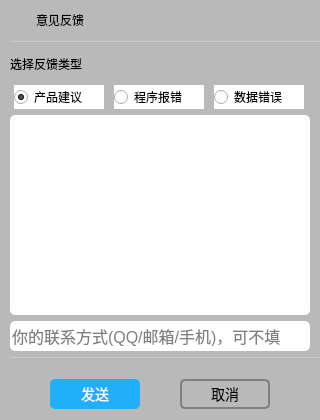
<?xml version="1.0" encoding="UTF-8"?>
<ui version="4.0">
 <class>Form</class>
 <widget class="QWidget" name="Form">
  <property name="geometry">
   <rect>
    <x>0</x>
    <y>0</y>
    <width>320</width>
    <height>420</height>
   </rect>
  </property>
  <property name="minimumSize">
   <size>
    <width>320</width>
    <height>420</height>
   </size>
  </property>
  <property name="maximumSize">
   <size>
    <width>340</width>
    <height>420</height>
   </size>
  </property>
  <property name="windowTitle">
   <string>Form</string>
  </property>
  <property name="styleSheet">
   <string notr="true">QWidget{
	background-color: rgb(185, 185, 185);
}</string>
  </property>
  <layout class="QVBoxLayout" name="verticalLayout">
   <property name="leftMargin">
    <number>10</number>
   </property>
   <property name="topMargin">
    <number>0</number>
   </property>
   <property name="rightMargin">
    <number>10</number>
   </property>
   <item>
    <layout class="QHBoxLayout" name="horizontalLayout_3">
     <property name="topMargin">
      <number>5</number>
     </property>
     <item>
      <widget class="QPushButton" name="icon_btn">
       <property name="enabled">
        <bool>true</bool>
       </property>
       <property name="minimumSize">
        <size>
         <width>100</width>
         <height>30</height>
        </size>
       </property>
       <property name="maximumSize">
        <size>
         <width>16777215</width>
         <height>30</height>
        </size>
       </property>
       <property name="styleSheet">
        <string notr="true">QPushButton{
	border:none;
	font: 75 12pt &quot;微软雅黑&quot;;
}</string>
       </property>
       <property name="text">
        <string>意见反馈</string>
       </property>
       <property name="icon">
        <iconset resource="../my_images.qrc">
         <normaloff>:/feedback/images/feedback.png</normaloff>:/feedback/images/feedback.png</iconset>
       </property>
       <property name="iconSize">
        <size>
         <width>60</width>
         <height>30</height>
        </size>
       </property>
      </widget>
     </item>
     <item>
      <spacer name="horizontalSpacer">
       <property name="orientation">
        <enum>Qt::Horizontal</enum>
       </property>
       <property name="sizeHint" stdset="0">
        <size>
         <width>119</width>
         <height>20</height>
        </size>
       </property>
      </spacer>
     </item>
     <item>
      <widget class="QPushButton" name="close_btn">
       <property name="minimumSize">
        <size>
         <width>30</width>
         <height>30</height>
        </size>
       </property>
       <property name="toolTip">
        <string>关闭</string>
       </property>
       <property name="styleSheet">
        <string notr="true">QPushButton{
	border:none;
}</string>
       </property>
       <property name="text">
        <string/>
       </property>
       <property name="icon">
        <iconset resource="../my_images.qrc">
         <normaloff>:/feedback/images/close.png</normaloff>:/feedback/images/close.png</iconset>
       </property>
       <property name="iconSize">
        <size>
         <width>30</width>
         <height>30</height>
        </size>
       </property>
      </widget>
     </item>
    </layout>
   </item>
   <item>
    <widget class="QLabel" name="line1_label">
     <property name="minimumSize">
      <size>
       <width>320</width>
       <height>1</height>
      </size>
     </property>
     <property name="maximumSize">
      <size>
       <width>320</width>
       <height>1</height>
      </size>
     </property>
     <property name="styleSheet">
      <string notr="true">QLabel{
	background-color: rgb(202, 202, 202);
}</string>
     </property>
     <property name="text">
      <string/>
     </property>
    </widget>
   </item>
   <item>
    <widget class="QLabel" name="chose_label">
     <property name="minimumSize">
      <size>
       <width>0</width>
       <height>30</height>
      </size>
     </property>
     <property name="styleSheet">
      <string notr="true">QLabel{
	font: 11pt &quot;微软雅黑&quot;;
}</string>
     </property>
     <property name="text">
      <string>选择反馈类型</string>
     </property>
    </widget>
   </item>
   <item>
    <layout class="QHBoxLayout" name="horizontalLayout_2">
     <item>
      <widget class="QRadioButton" name="advice_rbtn">
       <property name="minimumSize">
        <size>
         <width>90</width>
         <height>20</height>
        </size>
       </property>
       <property name="maximumSize">
        <size>
         <width>90</width>
         <height>16777215</height>
        </size>
       </property>
       <property name="styleSheet">
        <string notr="true">QRadioButton{
	font: 10pt &quot;微软雅黑&quot;;
	background-color: rgb(255, 255, 255);
}</string>
       </property>
       <property name="text">
        <string>产品建议</string>
       </property>
       <property name="checked">
        <bool>true</bool>
       </property>
      </widget>
     </item>
     <item>
      <widget class="QRadioButton" name="program_rbtn">
       <property name="minimumSize">
        <size>
         <width>90</width>
         <height>20</height>
        </size>
       </property>
       <property name="maximumSize">
        <size>
         <width>90</width>
         <height>16777215</height>
        </size>
       </property>
       <property name="styleSheet">
        <string notr="true">QRadioButton{
	font: 10pt &quot;微软雅黑&quot;;
	background-color: rgb(255, 255, 255);
}</string>
       </property>
       <property name="text">
        <string>程序报错</string>
       </property>
      </widget>
     </item>
     <item>
      <widget class="QRadioButton" name="data_rbtn">
       <property name="minimumSize">
        <size>
         <width>90</width>
         <height>20</height>
        </size>
       </property>
       <property name="maximumSize">
        <size>
         <width>90</width>
         <height>16777215</height>
        </size>
       </property>
       <property name="styleSheet">
        <string notr="true">QRadioButton{
	font: 10pt &quot;微软雅黑&quot;;
	background-color: rgb(255, 255, 255);
}</string>
       </property>
       <property name="text">
        <string>数据错误</string>
       </property>
      </widget>
     </item>
    </layout>
   </item>
   <item>
    <widget class="QTextEdit" name="textEdit">
     <property name="enabled">
      <bool>true</bool>
     </property>
     <property name="minimumSize">
      <size>
       <width>0</width>
       <height>200</height>
      </size>
     </property>
     <property name="maximumSize">
      <size>
       <width>16777215</width>
       <height>200</height>
      </size>
     </property>
     <property name="styleSheet">
      <string notr="true">QTextEdit{
	border-radius:5px;
	font: 12pt &quot;宋体&quot;;
	font-size:16px;
	background-color: rgb(255, 255, 255);
}</string>
     </property>
     <property name="documentTitle">
      <string/>
     </property>
    </widget>
   </item>
   <item>
    <widget class="QLineEdit" name="phone_lineEdit">
     <property name="minimumSize">
      <size>
       <width>0</width>
       <height>30</height>
      </size>
     </property>
     <property name="styleSheet">
      <string notr="true">QLineEdit{
	border-radius:5px;
	font-size:16px;
	background-color: rgb(255, 255, 255);
}</string>
     </property>
     <property name="placeholderText">
      <string>你的联系方式(QQ/邮箱/手机)，可不填</string>
     </property>
    </widget>
   </item>
   <item>
    <widget class="QLabel" name="line2_label">
     <property name="minimumSize">
      <size>
       <width>320</width>
       <height>1</height>
      </size>
     </property>
     <property name="maximumSize">
      <size>
       <width>320</width>
       <height>1</height>
      </size>
     </property>
     <property name="styleSheet">
      <string notr="true">QLabel{
	background-color: rgb(202, 202, 202);
}</string>
     </property>
     <property name="text">
      <string/>
     </property>
    </widget>
   </item>
   <item>
    <layout class="QHBoxLayout" name="horizontalLayout">
     <property name="spacing">
      <number>0</number>
     </property>
     <property name="topMargin">
      <number>15</number>
     </property>
     <item>
      <widget class="QPushButton" name="send_btn">
       <property name="minimumSize">
        <size>
         <width>90</width>
         <height>30</height>
        </size>
       </property>
       <property name="maximumSize">
        <size>
         <width>90</width>
         <height>16777215</height>
        </size>
       </property>
       <property name="styleSheet">
        <string notr="true">QPushButton {
	font-size:14px;
	background-color:rgb(33,174,250);
	border-radius:5px;
	color:white;
	spacing:20px;
}
QPushButton:hover {
	background-color:rgb(72,203,250);
}
QPushButton:pressed {
	background-color:rgb(85,85,255);
}
QPushButton:disabled {
	background-color:rgb(189, 189, 189);
}</string>
       </property>
       <property name="text">
        <string>发送</string>
       </property>
      </widget>
     </item>
     <item>
      <widget class="QPushButton" name="cancel_btn">
       <property name="minimumSize">
        <size>
         <width>90</width>
         <height>30</height>
        </size>
       </property>
       <property name="maximumSize">
        <size>
         <width>90</width>
         <height>16777215</height>
        </size>
       </property>
       <property name="styleSheet">
        <string notr="true">QPushButton {
	font-size:14px;
	border-radius:5px;
	border:2px solid gray;
	color:black;
	spacing:20px;
}
</string>
       </property>
       <property name="text">
        <string>取消</string>
       </property>
      </widget>
     </item>
    </layout>
   </item>
  </layout>
 </widget>
 <resources>
  <include location="../my_images.qrc"/>
 </resources>
 <connections>
  <connection>
   <sender>close_btn</sender>
   <signal>clicked()</signal>
   <receiver>Form</receiver>
   <slot>feedback_close()</slot>
   <hints>
    <hint type="sourcelabel">
     <x>297</x>
     <y>18</y>
    </hint>
    <hint type="destinationlabel">
     <x>333</x>
     <y>19</y>
    </hint>
   </hints>
  </connection>
  <connection>
   <sender>send_btn</sender>
   <signal>clicked()</signal>
   <receiver>Form</receiver>
   <slot>feedback_send()</slot>
   <hints>
    <hint type="sourcelabel">
     <x>78</x>
     <y>402</y>
    </hint>
    <hint type="destinationlabel">
     <x>84</x>
     <y>438</y>
    </hint>
   </hints>
  </connection>
  <connection>
   <sender>cancel_btn</sender>
   <signal>clicked()</signal>
   <receiver>Form</receiver>
   <slot>feedback_cancel()</slot>
   <hints>
    <hint type="sourcelabel">
     <x>237</x>
     <y>405</y>
    </hint>
    <hint type="destinationlabel">
     <x>242</x>
     <y>440</y>
    </hint>
   </hints>
  </connection>
 </connections>
 <slots>
  <slot>feedback_close()</slot>
  <slot>feedback_send()</slot>
  <slot>feedback_cancel()</slot>
 </slots>
</ui>
